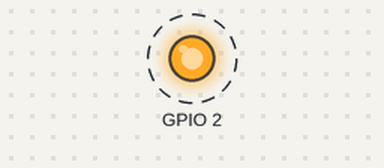
Bench run of a program on a simulated ESP32. Parts: output pins drawn as LEDs (lit = HIGH). Dashed ring = blinking.

Above: at 0.5 s.
Timing chart, 0 to 4.6 s (numbered marks = the images above):
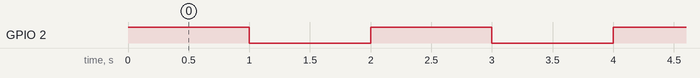

Measured:
- by itself, GPIO 2: alternates HIGH for 1.0 s and LOW for 1.0 s

The program:

main.cpp
```cpp
// C/C++ Headers
#include "stdio.h"
#include "cstring"
#include "new"
#include "iostream"
// Other Posix Headers
// ESP IDF Headers
#include "esp_log.h"
#include <esp_err.h>
#include "driver/gpio.h"
#include "driver/spi_master.h"
#include "freertos/FreeRTOS.h"
#include "freertos/task.h"
#include "freertos/semphr.h"
// Component Headers
#include "Blink.h"
// Public Headers
// Private Headers

extern "C"
{
  void app_main()
  {
    // Start the blink task
    // Example: Blink an LED on GPIO 2 with a 1000ms delay
    blink(GPIO_NUM_2, 1000);
  }
}
```

Blink.h
```cpp
#ifndef _BLINK_H_
#define _BLINK_H_

// C/C++ Headers
#include "stdio.h"
// Other Posix Headers

// ESP IDF Headers
#include "esp_log.h"
#include "driver/gpio.h"
#include "freertos/FreeRTOS.h"
#include "freertos/task.h"
// Component Headers

// Public Headers

// Private Headers
#include "TaskSizeConfig.h"

#ifdef __cplusplus
extern "C" {
#endif

void blink(gpio_num_t gpio_num, int delay_ms);

#ifdef __cplusplus
}
#endif

#endif // _BLINK_H_
```

Blink.cpp
```cpp
// C/C++ Headers
// Other Posix Headers

// ESP IDF Headers


// Component Headers

// Public Headers

// Private Headers
#include "Blink.h"


#define RTOS
const char* BLINK_TAG = "BLINK";

#ifdef NORTOS
#include "Blink.h"


static void blink_internal(gpio_num_t gpio_num, int delay_ms) {

  int counter = 0;
        while (true)
        {
            if (counter > delay_ms)
            {
                ESP_ERROR_CHECK(gpio_set_level(gpio_num, 1));
                ESP_LOGD(BLINK_TAG, "LED ON");
            }
            else
            {
                ESP_ERROR_CHECK(gpio_set_level(gpio_num, 0));
                ESP_LOGD(BLINK_TAG, "LED OFF");
            }
            if (counter > (delay_ms * 2))
            {
                counter = 0;
            }
            ++counter;
        }
}

void blink(gpio_num_t gpio_num, int delay_ms)
{
    gpio_pad_select_gpio(gpio_num);
    ESP_ERROR_CHECK(gpio_set_direction(gpio_num, GPIO_MODE_OUTPUT));
    ESP_ERROR_CHECK(gpio_set_level(gpio_num, 1));
    blink_internal(gpio_num, delay_ms);
}
#endif

#ifdef RTOS

struct BlinkParams {
    gpio_num_t gpio_num;
    int delay_ms;
};

static void blink_task(void *param) {
    BlinkParams *blinkParams = (BlinkParams *)param;
    gpio_num_t gpio_num = blinkParams->gpio_num;
    int delay_ms = blinkParams->delay_ms;

    while (true) {
        ESP_ERROR_CHECK(gpio_set_level(gpio_num, 1));
        ESP_LOGD(BLINK_TAG, "LED ON");
        vTaskDelay(pdMS_TO_TICKS(delay_ms));

        ESP_ERROR_CHECK(gpio_set_level(gpio_num, 0));
        ESP_LOGD(BLINK_TAG, "LED OFF");
        vTaskDelay(pdMS_TO_TICKS(delay_ms));
    }
    // Free the allocated memory before deleting the task
    free(param);
    vTaskDelete(NULL);
}

void blink(gpio_num_t gpio_num, int delay_ms) {
    gpio_pad_select_gpio(gpio_num);
    ESP_ERROR_CHECK(gpio_set_direction(gpio_num, GPIO_MODE_OUTPUT));

    // Allocate memory for the parameters and assign values
    BlinkParams *params = (BlinkParams *)malloc(sizeof(BlinkParams));
    params->gpio_num = gpio_num;
    params->delay_ms = delay_ms;

    xTaskCreate(blink_task, "blink_task", STACK_SIZE_MEDIUM, params, 5, NULL);
}
#endif
```

TaskSizeConfig.h
```cpp
#ifndef TASKSIZECONFIG_H
#define TASKSIZECONFIG_H

#include "freertos/FreeRTOS.h"  // Include FreeRTOS headers to access configMINIMAL_STACK_SIZE

// Define stack sizes as macros relative to configMINIMAL_STACK_SIZE
#define STACK_SIZE_SMALL   (configMINIMAL_STACK_SIZE * 2)  // Example: twice the minimal stack size
#define STACK_SIZE_MEDIUM  (configMINIMAL_STACK_SIZE * 4)  // Example: four times the minimal stack size
#define STACK_SIZE_LARGE   (configMINIMAL_STACK_SIZE * 8)  // Example: eight times the minimal stack size

#endif // TASK_CONFIG_H
```
